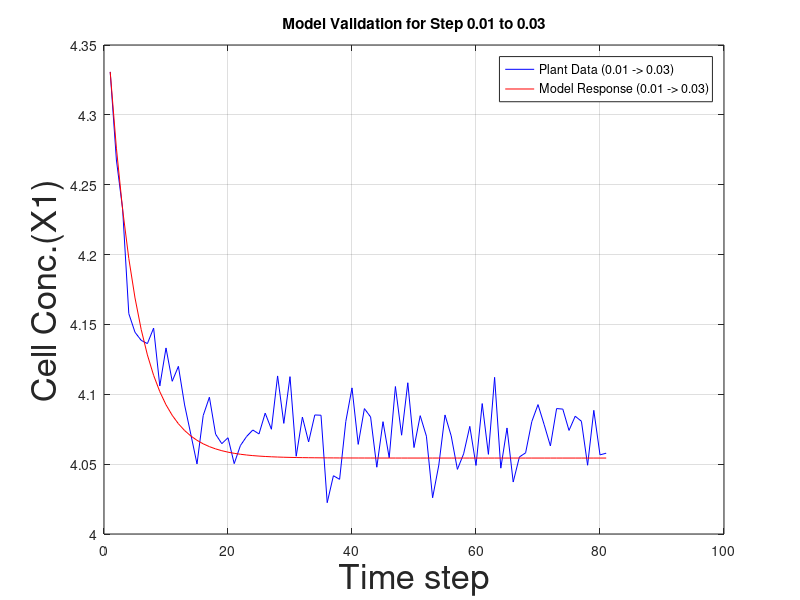

MATLAB code for this plot:
clear all
clc

% Known parameters
xo(1) = -13.8197;  % Process Gain
xo(2) = 4.5441;   % Time Constant

% Load data
load result_stepchange.mat

% Validation (Step from 0.01 to 0.03, data from 400 to 480)
D_in2 = D_Data(400:480, 2);
X_plant2 = X_noisy1(400:480, 1);
t_data2 = t_DATA(400:480, 1);

X1_ss2 = X_plant2(1, 1);  % Initial steady-state temperature

% Model response for the second step change (0.01 -> 0.03)
for i = 1:1:length(t_data2)
    X1_model_response2(i,1) = X1_ss2 + xo(1)*(0.03 - 0.01)*(1 - exp(-(t_data2(i) - 400)./xo(2)));
end

% Plot the second validation
figure(2)
plot(1:size(X_plant2), X_plant2, 'b', 1:size(X_plant2), X1_model_response2, 'r');
xlabel("Time step","FontSize", 25)
ylabel("Cell Conc.(X1)","FontSize", 25)
grid on
legend('Plant Data (0.01 -> 0.03)', 'Model Response (0.01 -> 0.03)')
title('Model Validation for Step 0.01 to 0.03')

save validation_results_x1